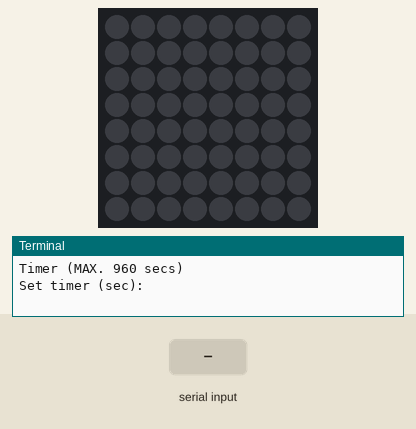
A program run on a simulated Raspberry Pi (BCM pin numbers) with a Sense HAT. On the bench: the Sense HAT's 8×8 RGB LED matrix, the last lines printed to the terminal. The inputs (shaded band) are chosen by the test bench. Dim RGB values are drawn brighter than linear. At 6.3 s the program stops and its outputs stay as they are.

Above: at 1.2 s.
1.3 s: "5" typed at the terminal, then Enter
At 2.1 s:
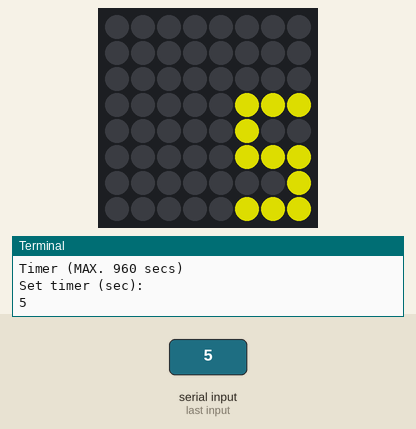
At 7.5 s:
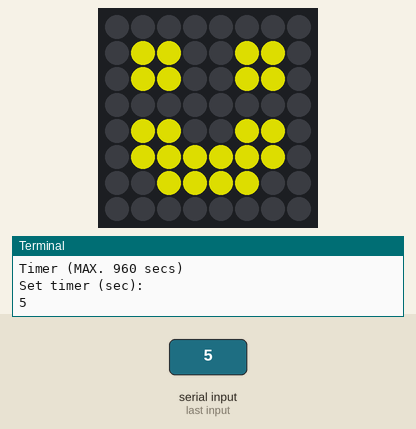
Timing chart, 0 to 7.8 s (numbered marks = the images above; inputs shaded):
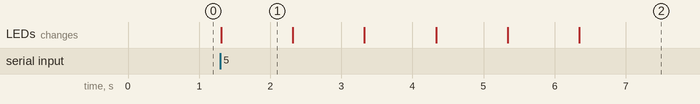

Measured:
- after the input at 1.3 s, the LEDs: change at once (image 1)
- what the display in image 1 shows lasts 1.0 s, from 1.3 s to 2.3 s

The program:

countdown_timer.py
```python
from sense_hat import SenseHat
from time import sleep

sense = SenseHat()

sense.clear()

color = (155,155,0)

def show_pixels(numbers):
  for y in range(1,9):
      for x in range(0,8):
          pixel = numbers[((y-1)*8)+x]
          sense.set_pixel(x, y-1, pixel*color[0], pixel*color[1], pixel*color[2])

DIGIT = [1,1,1,1,0,1,1,0,1,1,0,1,1,1,1, #0
         0,0,1,0,0,1,0,0,1,0,0,1,0,0,1, #1
         1,1,1,0,0,1,1,1,1,1,0,0,1,1,1, #2
         1,1,1,0,0,1,1,1,1,0,0,1,1,1,1, #3
         1,0,1,1,0,1,1,1,1,0,0,1,0,0,1, #4
         1,1,1,1,0,0,1,1,1,0,0,1,1,1,1, #5
         1,1,1,1,0,0,1,1,1,1,0,1,1,1,1, #6
         1,1,1,0,0,1,0,0,1,0,0,1,0,0,1, #7
         1,1,1,1,0,1,1,1,1,1,0,1,1,1,1, #8
         1,1,1,1,0,1,1,1,1,0,0,1,1,1,1] #9

def get_digit(num):

    first_digit = int(num / 10)
    second_digit = num-(int(num/10)*10)
    return (first_digit, second_digit)


def show_numbers(num):

    digit = get_digit(num)

    numbers = []
    for j in range(0,5):
        temp = []
        if digit[0] != 0:
            temp_digit_first = DIGIT[15*digit[0] + (j*3) : 15*digit[0] + (j*3) +3]
        else:
            temp_digit_first = [0] * 3
        temp_digit_second = DIGIT[15*digit[1] + (j*3) : 15*digit[1] + (j*3) +3]
        temp = temp + [0] + temp_digit_first + [0] + temp_digit_second
        numbers += temp

    pixels = [0]*24 + numbers
    show_pixels(pixels)

# MAIN

print("Timer (MAX. 960 secs)")
time = int(input("Set timer (sec): "))

sec = 0
while(time > 0):

    if time % 60 == 0:
      sec += 60
    else:
      sec = time % 60

    if not time <= 60: # Time more than 60 / Dot Timer Required
        dot = int(time / 60)
        dotTimerPixel = ([1]*dot) + ([0]*(16-dot))
    else:
        dotTimerPixel = [0]*16 # Time less than or equal to 60

    first_digit = int(sec / 10)
    second_digit = sec-(int(sec/10)*10)

    numbers = []
    for j in range(0,5):
        temp = []
        if first_digit != 0:
            temp_digit_first = DIGIT[15*first_digit + (j*3) : 15*first_digit + (j*3) +3]
        else:
            temp_digit_first = [0] * 3
        temp_digit_second = DIGIT[15*second_digit + (j*3) : 15*second_digit + (j*3) +3]
        temp = temp + [0] + temp_digit_first + [0] + temp_digit_second
        numbers += temp

    sec -= 1
    time -= 1

    pixels = dotTimerPixel + [0]*8 + numbers
    show_pixels(pixels)
    sleep(1)

smile = [0]*8 + ([0,1,1,0]*4) + [0]*8 + ([0,1,1,0]*2) + [0] + [1]*6 + [0]*3 + [1]*4 + [0]*10
show_pixels(smile)
```
